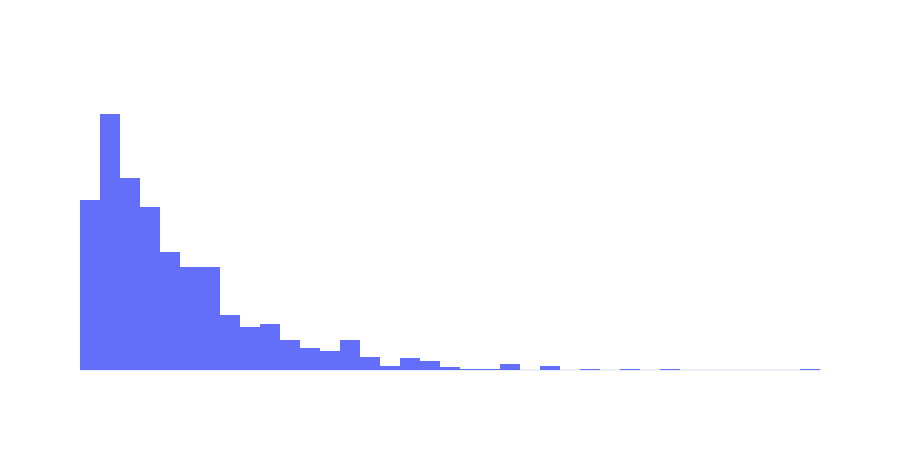

Notebook code cell kept with this figure:
### Markdown cell above
**Category Distribution Findings:**

The recipe catalog is reasonably well-distributed across the 10 categories, though not perfectly balanced. Categories like **Chicken**, **Breakfast**, and **Beverages** tend to have higher representation, while others such as **One Dish Meal** and **Pork** have fewer entries.

This distribution is important for two reasons:
- **Modeling:** Categories with very few recipes may not provide enough signal for the classifier to learn reliable patterns.
- **Business insight:** If underrepresented categories happen to drive high traffic, there may be an opportunity to expand recipe development in those areas to grow site engagement.

The category feature is clearly categorical with reasonable representation across all groups, making it a good candidate for inclusion in our predictive model.

### Code cell
# Single-Variable Chart 2: Calorie distribution
fig = px.histogram(
    traffic_df,
    x='calories',
    nbins=50,
    title='Distribution of Calories Across Recipes',
    labels={'calories': 'Calories', 'count': 'Number of Recipes'},
    color_discrete_sequence=['#636EFA']
)
fig.update_layout(
    template='plotly_white',
    height=450,
    yaxis_title='Number of Recipes'
)

fig.update_layout(paper_bgcolor='rgba(0,0,0,0)', plot_bgcolor='rgba(0,0,0,0)', font=dict(color='white'),
    xaxis=dict(gridcolor='rgba(255,255,255,0.69)'),
    yaxis=dict(gridcolor='rgba(255,255,255,0.69)')
)

fig.write_image('notebook_images/plot_images/calorie_distribution.png', scale=2)
fig.show()

### Figure 1 — Plotly figure (JSON) as saved in the notebook; plotly's stock layout.template omitted (floating-point values rounded to 4 significant figures; data arrays with more than 128 entries replaced by an {"elided": "..."} marker saying what was removed)
{"data": [{"bingroup": "x", "hovertemplate": "Calories=%{x}<br>count=%{y}<extra></extra>", "legendgroup": "", "marker": {"color": "#636EFA", "pattern": {"shape": ""}}, "name": "", "nbinsx": 50, "orientation": "v", "showlegend": false, "x": {"elided": "947 float values"}, "xaxis": "x", "yaxis": "y", "type": "histogram"}], "layout": {"xaxis": {"anchor": "y", "domain": [0.0, 1.0], "title": {"text": "Calories"}, "gridcolor": "rgba(255,255,255,0.69)"}, "yaxis": {"anchor": "x", "domain": [0.0, 1.0], "title": {"text": "Number of Recipes"}, "gridcolor": "rgba(255,255,255,0.69)"}, "legend": {"tracegroupgap": 0}, "title": {"text": "Distribution of Calories Across Recipes"}, "barmode": "relative", "height": 450, "font": {"color": "white"}, "paper_bgcolor": "rgba(0,0,0,0)", "plot_bgcolor": "rgba(0,0,0,0)"}}
